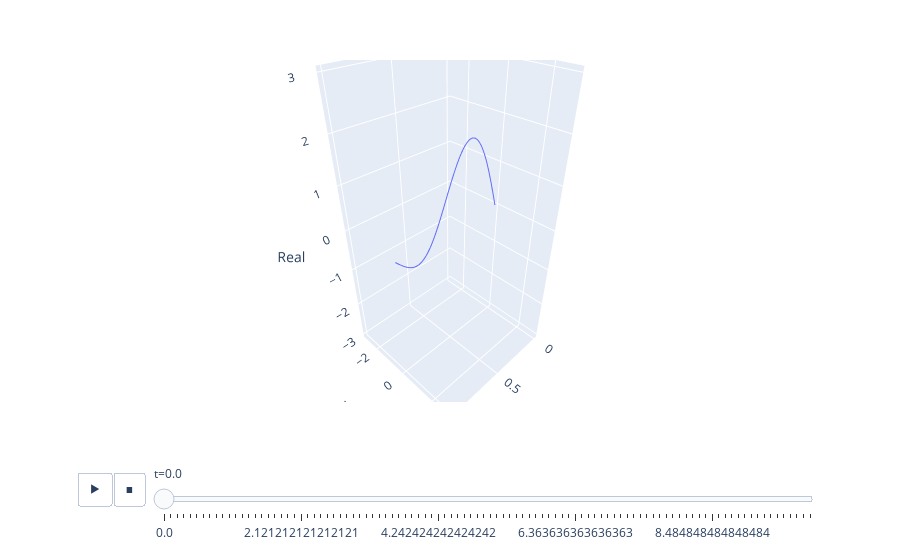

The notebook cell saved with this chart:
### Code cell
fig = px.line_3d(df, x='x', y='Imag', z='Real', labels={'x':'x', 'y':'Real', 'z':'Imag'}, animation_frame="t", range_y=[-ymax,ymax], range_z=[-ymax,ymax])
fig.show()

### Figure 1 — Plotly figure (JSON) as saved in the notebook; plotly's stock layout.template omitted (floating-point values rounded to 4 significant figures)
{"data": [{"hovertemplate": "t=0.0<br>x=%{x}<br>Imag=%{y}<br>Real=%{z}<extra></extra>", "legendgroup": "", "line": {"color": "#636efa", "dash": "solid"}, "marker": {"symbol": "circle"}, "mode": "lines", "name": "", "scene": "scene", "showlegend": false, "type": "scatter3d", "x": [0, 0.0101, 0.0202, 0.0303, 0.0404, 0.05051, 0.06061, 0.07071, 0.08081, 0.09091, 0.101, 0.1111, 0.1212, 0.1313, 0.1414, 0.1515, 0.1616, 0.1717, 0.1818, 0.1919, 0.202, 0.2121, 0.2222, 0.2323, 0.2424, 0.2525, 0.2626, 0.2727, 0.2828, 0.2929, 0.303, 0.3131, 0.3232, 0.3333, 0.3434, 0.3535, 0.3636, 0.3737, 0.3838, 0.3939, 0.404, 0.4141, 0.4242, 0.4343, 0.4444, 0.4545, 0.4646, 0.4747, 0.4848, 0.4949, 0.5051, 0.5152, 0.5253, 0.5354, 0.5455, 0.5556, 0.5657, 0.5758, 0.5859, 0.596, 0.6061, 0.6162, 0.6263, 0.6364, 0.6465, 0.6566, 0.6667, 0.6768, 0.6869, 0.697, 0.7071, 0.7172, 0.7273, 0.7374, 0.7475, 0.7576, 0.7677, 0.7778, 0.7879, 0.798, 0.8081, 0.8182, 0.8283, 0.8384, 0.8485, 0.8586, 0.8687, 0.8788, 0.8889, 0.899, 0.9091, 0.9192, 0.9293, 0.9394, 0.9495, 0.9596, 0.9697, 0.9798, 0.9899, 1], "y": [0, 0, 0, 0, 0, 0, 0, 0, 0, 0, 0, 0, 0, 0, 0, 0, 0, 0, 0, 0, 0, 0, 0, 0, 0, 0, 0, 0, 0, 0, 0, 0, 0, 0, 0, 0, 0, 0, 0, 0, 0, 0, 0, 0, 0, 0, 0, 0, 0, 0, 0, 0, 0, 0, 0, 0, 0, 0, 0, 0, 0, 0, 0, 0, 0, 0, 0, 0, 0, 0, 0, 0, 0, 0, 0, 0, 0, 0, 0, 0, 0, 0, 0, 0, 0, 0, 0, 0, 0, 0, 0, 0, 0, 0, 0, 0, 0, 0, 0, 0], "z": [0, 0.09515, 0.19, 0.2843, 0.3777, 0.47, 0.5609, 0.6501, 0.7373, 0.8224, 0.9049, 0.9848, 1.062, 1.136, 1.206, 1.273, 1.336, 1.395, 1.45, 1.501, 1.548, 1.59, 1.628, 1.661, 1.689, 1.713, 1.731, 1.746, 1.755, 1.76, 1.76, 1.755, 1.746, 1.732, 1.714, 1.692, 1.665, 1.635, 1.601, 1.563, 1.522, 1.478, 1.43, 1.38, 1.327, 1.272, 1.214, 1.155, 1.094, 1.032, 0.9681, 0.9038, 0.8389, 0.7735, 0.7081, 0.6428, 0.5779, 0.5136, 0.4502, 0.3878, 0.3268, 0.2674, 0.2097, 0.1539, 0.1002, 0.04888, -1.57e-16, -0.04627, -0.08978, -0.1304, -0.1681, -0.2027, -0.2341, -0.2623, -0.2872, -0.3088, -0.3271, -0.342, -0.3537, -0.362, -0.3671, -0.369, -0.3678, -0.3635, -0.3563, -0.3464, -0.3337, -0.3184, -0.3008, -0.2809, -0.2589, -0.235, -0.2095, -0.1824, -0.154, -0.1246, -0.0942, -0.06317, -0.0317, -1.225e-16]}], "layout": {"legend": {"tracegroupgap": 0}, "margin": {"t": 60}, "scene": {"domain": {"x": [0, 1], "y": [0, 1]}, "xaxis": {"title": {"text": "x"}}, "yaxis": {"range": [-3.096, 3.096], "title": {"text": "Imag"}}, "zaxis": {"range": [-3.096, 3.096], "title": {"text": "Real"}}}, "sliders": [{"active": 0, "currentvalue": {"prefix": "t="}, "len": 0.9, "pad": {"b": 10, "t": 60}, "steps": [{"args": [["0.0"], {"frame": {"duration": 0, "redraw": true}, "fromcurrent": true, "mode": "immediate", "transition": {"duration": 0, "easing": "linear"}}], "label": "0.0", "method": "animate"}, {"args": [["0.10101010101010101"], {"frame": {"duration": 0, "redraw": true}, "fromcurrent": true, "mode": "immediate", "transition": {"duration": 0, "easing": "linear"}}], "label": "0.10101010101010101", "method": "animate"}, {"args": [["0.20202020202020202"], {"frame": {"duration": 0, "redraw": true}, "fromcurrent": true, "mode": "immediate", "transition": {"duration": 0, "easing": "linear"}}], "label": "0.20202020202020202", "method": "animate"}, {"args": [["0.30303030303030304"], {"frame": {"duration": 0, "redraw": true}, "fromcurrent": true, "mode": "immediate", "transition": {"duration": 0, "easing": "linear"}}], "label": "0.30303030303030304", "method": "animate"}, {"args": [["0.40404040404040403"], {"frame": {"duration": 0, "redraw": true}, "fromcurrent": true, "mode": "immediate", "transition": {"duration": 0, "easing": "linear"}}], "label": "0.40404040404040403", "method": "animate"}, {"args": [["0.5050505050505051"], {"frame": {"duration": 0, "redraw": true}, "fromcurrent": true, "mode": "immediate", "transition": {"duration": 0, "easing": "linear"}}], "label": "0.5050505050505051", "method": "animate"}, {"args": [["0.6060606060606061"], {"frame": {"duration": 0, "redraw": true}, "fromcurrent": true, "mode": "immediate", "transition": {"duration": 0, "easing": "linear"}}], "label": "0.6060606060606061", "method": "animate"}, {"args": [["0.7070707070707071"], {"frame": {"duration": 0, "redraw": true}, "fromcurrent": true, "mode": "immediate", "transition": {"duration": 0, "easing": "linear"}}], "label": "0.7070707070707071", "method": "animate"}, {"args": [["0.8080808080808081"], {"frame": {"duration": 0, "redraw": true}, "fromcurrent": true, "mode": "immediate", "transition": {"duration": 0, "easing": "linear"}}], "label": "0.8080808080808081", "method": "animate"}, {"args": [["0.9090909090909091"], {"frame": {"duration": 0, "redraw": true}, "fromcurrent": true, "mode": "immediate", "transition": {"duration": 0, "easing": "linear"}}], "label": "0.9090909090909091", "method": "animate"}, {"args": [["1.0101010101010102"], {"frame": {"duration": 0, "redraw": true}, "fromcurrent": true, "mode": "immediate", "transition": {"duration": 0, "easing": "linear"}}], "label": "1.0101010101010102", "method": "animate"}, {"args": [["1.1111111111111112"], {"frame": {"duration": 0, "redraw": true}, "fromcurrent": true, "mode": "immediate", "transition": {"duration": 0, "easing": "linear"}}], "label": "1.1111111111111112", "method": "animate"}, {"args": [["1.2121212121212122"], {"frame": {"duration": 0, "redraw": true}, "fromcurrent": true, "mode": "immediate", "transition": {"duration": 0, "easing": "linear"}}], "label": "1.2121212121212122", "method": "animate"}, {"args": [["1.3131313131313131"], {"frame": {"duration": 0, "redraw": true}, "fromcurrent": true, "mode": "immediate", "transition": {"duration": 0, "easing": "linear"}}], "label": "1.3131313131313131", "method": "animate"}, {"args": [["1.4141414141414141"], {"frame": {"duration": 0, "redraw": true}, "fromcurrent": true, "mode": "immediate", "transition": {"duration": 0, "easing": "linear"}}], "label": "1.4141414141414141", "method": "animate"}, {"args": [["1.5151515151515151"], {"frame": {"duration": 0, "redraw": true}, "fromcurrent": true, "mode": "immediate", "transition": {"duration": 0, "easing": "linear"}}], "label": "1.5151515151515151", "method": "animate"}, {"args": [["1.6161616161616161"], {"frame": {"duration": 0, "redraw": true}, "fromcurrent": true, "mode": "immediate", "transition": {"duration": 0, "easing": "linear"}}], "label": "1.6161616161616161", "method": "animate"}, {"args": [["1.7171717171717171"], {"frame": {"duration": 0, "redraw": true}, "fromcurrent": true, "mode": "immediate", "transition": {"duration": 0, "easing": "linear"}}], "label": "1.7171717171717171", "method": "animate"}, {"args": [["1.8181818181818181"], {"frame": {"duration": 0, "redraw": true}, "fromcurrent": true, "mode": "immediate", "transition": {"duration": 0, "easing": "linear"}}], "label": "1.8181818181818181", "method": "animate"}, {"args": [["1.9191919191919191"], {"frame": {"duration": 0, "redraw": true}, "fromcurrent": true, "mode": "immediate", "transition": {"duration": 0, "easing": "linear"}}], "label": "1.9191919191919191", "method": "animate"}, {"args": [["2.0202020202020203"], {"frame": {"duration": 0, "redraw": true}, "fromcurrent": true, "mode": "immediate", "transition": {"duration": 0, "easing": "linear"}}], "label": "2.0202020202020203", "method": "animate"}, {"args": [["2.121212121212121"], {"frame": {"duration": 0, "redraw": true}, "fromcurrent": true, "mode": "immediate", "transition": {"duration": 0, "easing": "linear"}}], "label": "2.121212121212121", "method": "animate"}, {"args": [["2.2222222222222223"], {"frame": {"duration": 0, "redraw": true}, "fromcurrent": true, "mode": "immediate", "transition": {"duration": 0, "easing": "linear"}}], "label": "2.2222222222222223", "method": "animate"}, {"args": [["2.323232323232323"], {"frame": {"duration": 0, "redraw": true}, "fromcurrent": true, "mode": "immediate", "transition": {"duration": 0, "easing": "linear"}}], "label": "2.323232323232323", "method": "animate"}, {"args": [["2.4242424242424243"], {"frame": {"duration": 0, "redraw": true}, "fromcurrent": true, "mode": "immediate", "transition": {"duration": 0, "easing": "linear"}}], "label": "2.4242424242424243", "method": "animate"}, {"args": [["2.525252525252525"], {"frame": {"duration": 0, "redraw": true}, "fromcurrent": true, "mode": "immediate", "transition": {"duration": 0, "easing": "linear"}}], "label": "2.525252525252525", "method": "animate"}, {"args": [["2.6262626262626263"], {"frame": {"duration": 0, "redraw": true}, "fromcurrent": true, "mode": "immediate", "transition": {"duration": 0, "easing": "linear"}}], "label": "2.6262626262626263", "method": "animate"}, {"args": [["2.727272727272727"], {"frame": {"duration": 0, "redraw": true}, "fromcurrent": true, "mode": "immediate", "transition": {"duration": 0, "easing": "linear"}}], "label": "2.727272727272727", "method": "animate"}, {"args": [["2.8282828282828283"], {"frame": {"duration": 0, "redraw": true}, "fromcurrent": true, "mode": "immediate", "transition": {"duration": 0, "easing": "linear"}}], "label": "2.8282828282828283", "method": "animate"}, {"args": [["2.929292929292929"], {"frame": {"duration": 0, "redraw": true}, "fromcurrent": true, "mode": "immediate", "transition": {"duration": 0, "easing": "linear"}}], "label": "2.929292929292929", "method": "animate"}, {"args": [["3.0303030303030303"], {"frame": {"duration": 0, "redraw": true}, "fromcurrent": true, "mode": "immediate", "transition": {"duration": 0, "easing": "linear"}}], "label": "3.0303030303030303", "method": "animate"}, {"args": [["3.131313131313131"], {"frame": {"duration": 0, "redraw": true}, "fromcurrent": true, "mode": "immediate", "transition": {"duration": 0, "easing": "linear"}}], "label": "3.131313131313131", "method": "animate"}, {"args": [["3.2323232323232323"], {"frame": {"duration": 0, "redraw": true}, "fromcurrent": true, "mode": "immediate", "transition": {"duration": 0, "easing": "linear"}}], "label": "3.2323232323232323", "method": "animate"}, {"args": [["3.3333333333333335"], {"frame": {"duration": 0, "redraw": true}, "fromcurrent": true, "mode": "immediate", "transition": {"duration": 0, "easing": "linear"}}], "label": "3.3333333333333335", "method": "animate"}, {"args": [["3.4343434343434343"], {"frame": {"duration": 0, "redraw": true}, "fromcurrent": true, "mode": "immediate", "transition": {"duration": 0, "easing": "linear"}}], "label": "3.4343434343434343", "method": "animate"}, {"args": [["3.5353535353535355"], {"frame": {"duration": 0, "redraw": true}, "fromcurrent": true, "mode": "immediate", "transition": {"duration": 0, "easing": "linear"}}], "label": "3.5353535353535355", "method": "animate"}, {"args": [["3.6363636363636362"], {"frame": {"duration": 0, "redraw": true}, "fromcurrent": true, "mode": "immediate", "transition": {"duration": 0, "easing": "linear"}}], "label": "3.6363636363636362", "method": "animate"}, {"args": [["3.7373737373737375"], {"frame": {"duration": 0, "redraw": true}, "fromcurrent": true, "mode": "immediate", "transition": {"duration": 0, "easing": "linear"}}], "label": "3.7373737373737375", "method": "animate"}, {"args": [["3.8383838383838382"], {"frame": {"duration": 0, "redraw": true}, "fromcurrent": true, "mode": "immediate", "transition": {"duration": 0, "easing": "linear"}}], "label": "3.8383838383838382", "method": "animate"}, {"args": [["3.9393939393939394"], {"frame": {"duration": 0, "redraw": true}, "fromcurrent": true, "mode": "immediate", "transition": {"duration": 0, "easing": "linear"}}], "label": "3.9393939393939394", "method": "animate"}, {"args": [["4.040404040404041"], {"frame": {"duration": 0, "redraw": true}, "fromcurrent": true, "mode": "immediate", "transition": {"duration": 0, "easing": "linear"}}], "label": "4.040404040404041", "method": "animate"}, {"args": [["4.141414141414141"], {"frame": {"duration": 0, "redraw": true}, "fromcurrent": true, "mode": "immediate", "transition": {"duration": 0, "easing": "linear"}}], "label": "4.141414141414141", "method": "animate"}, {"args": [["4.242424242424242"], {"frame": {"duration": 0, "redraw": true}, "fromcurrent": true, "mode": "immediate", "transition": {"duration": 0, "easing": "linear"}}], "label": "4.242424242424242", "method": "animate"}, {"args": [["4.343434343434343"], {"frame": {"duration": 0, "redraw": true}, "fromcurrent": true, "mode": "immediate", "transition": {"duration": 0, "easing": "linear"}}], "label": "4.343434343434343", "method": "animate"}, {"args": [["4.444444444444445"], {"frame": {"duration": 0, "redraw": true}, "fromcurrent": true, "mode": "immediate", "transition": {"duration": 0, "easing": "linear"}}], "label": "4.444444444444445", "method": "animate"}, {"args": [["4.545454545454545"], {"frame": {"duration": 0, "redraw": true}, "fromcurrent": true, "mode": "immediate", "transition": {"duration": 0, "easing": "linear"}}], "label": "4.545454545454545", "method": "animate"}, {"args": [["4.646464646464646"], {"frame": {"duration": 0, "redraw": true}, "fromcurrent": true, "mode": "immediate", "transition": {"duration": 0, "easing": "linear"}}], "label": "4.646464646464646", "method": "animate"}, {"args": [["4.747474747474747"], {"frame": {"duration": 0, "redraw": true}, "fromcurrent": true, "mode": "immediate", "transition": {"duration": 0, "easing": "linear"}}], "label": "4.747474747474747", "method": "animate"}, {"args": [["4.848484848484849"], {"frame": {"duration": 0, "redraw": true}, "fromcurrent": true, "mode": "immediate", "transition": {"duration": 0, "easing": "linear"}}], "label": "4.848484848484849", "method": "animate"}, {"args": [["4.94949494949495"], {"frame": {"duration": 0, "redraw": true}, "fromcurrent": true, "mode": "immediate", "transition": {"duration": 0, "easing": "linear"}}], "label": "4.94949494949495", "method": "animate"}, {"args": [["5.05050505050505"], {"frame": {"duration": 0, "redraw": true}, "fromcurrent": true, "mode": "immediate", "transition": {"duration": 0, "easing": "linear"}}], "label": "5.05050505050505", "method": "animate"}, {"args": [["5.151515151515151"], {"frame": {"duration": 0, "redraw": true}, "fromcurrent": true, "mode": "immediate", "transition": {"duration": 0, "easing": "linear"}}], "label": "5.151515151515151", "method": "animate"}, {"args": [["5.252525252525253"], {"frame": {"duration": 0, "redraw": true}, "fromcurrent": true, "mode": "immediate", "transition": {"duration": 0, "easing": "linear"}}], "label": "5.252525252525253", "method": "animate"}, {"args": [["5.353535353535354"], {"frame": {"duration": 0, "redraw": true}, "fromcurrent": true, "mode": "immediate", "transition": {"duration": 0, "easing": "linear"}}], "label": "5.353535353535354", "method": "animate"}, {"args": [["5.454545454545454"], {"frame": {"duration": 0, "redraw": true}, "fromcurrent": true, "mode": "immediate", "transition": {"duration": 0, "easing": "linear"}}], "label": "5.454545454545454", "method": "animate"}, {"args": [["5.555555555555555"], {"frame": {"duration": 0, "redraw": true}, "fromcurrent": true, "mode": "immediate", "transition": {"duration": 0, "easing": "linear"}}], "label": "5.555555555555555", "method": "animate"}, {"args": [["5.656565656565657"], {"frame": {"duration": 0, "redraw": true}, "fromcurrent": true, "mode": "immediate", "transition": {"duration": 0, "easing": "linear"}}], "label": "5.656565656565657", "method": "animate"}, {"args": [["5.757575757575758"], {"frame": {"duration": 0, "redraw": true}, "fromcurrent": true, "mode": "immediate", "transition": {"duration": 0, "easing": "linear"}}], "label": "5.757575757575758", "method": "animate"}, {"args": [["5.858585858585858"], {"frame": {"duration": 0, "redraw": true}, "fromcurrent": true, "mode": "immediate", "transition": {"duration": 0, "easing": "linear"}}], "label": "5.858585858585858", "method": "animate"}, {"args": [["5.959595959595959"], {"frame": {"duration": 0, "redraw": true}, "fromcurrent": true, "mode": "immediate", "transition": {"duration": 0, "easing": "linear"}}], "label": "5.959595959595959", "method": "animate"}, {"args": [["6.0606060606060606"], {"frame": {"duration": 0, "redraw": true}, "fromcurrent": true, "mode": "immediate", "transition": {"duration": 0, "easing": "linear"}}], "label": "6.0606060606060606", "method": "animate"}, {"args": [["6.161616161616162"], {"frame": {"duration": 0, "redraw": true}, "fromcurrent": true, "mode": "immediate", "transition": {"duration": 0, "easing": "linear"}}], "label": "6.161616161616162", "method": "animate"}, {"args": [["6.262626262626262"], {"frame": {"duration": 0, "redraw": true}, "fromcurrent": true, "mode": "immediate", "transition": {"duration": 0, "easing": "linear"}}], "label": "6.262626262626262", "method": "animate"}, {"args": [["6.363636363636363"], {"frame": {"duration": 0, "redraw": true}, "fromcurrent": true, "mode": "immediate", "transition": {"duration": 0, "easing": "linear"}}], "label": "6.363636363636363", "method": "animate"}, {"args": [["6.4646464646464645"], {"frame": {"duration": 0, "redraw": true}, "fromcurrent": true, "mode": "immediate", "transition": {"duration": 0, "easing": "linear"}}], "label": "6.4646464646464645", "method": "animate"}, {"args": [["6.565656565656566"], {"frame": {"duration": 0, "redraw": true}, "fromcurrent": true, "mode": "immediate", "transition": {"duration": 0, "easing": "linear"}}], "label": "6.565656565656566", "method": "animate"}, {"args": [["6.666666666666667"], {"frame": {"duration": 0, "redraw": true}, "fromcurrent": true, "mode": "immediate", "transition": {"duration": 0, "easing": "linear"}}], "label": "6.666666666666667", "method": "animate"}, {"args": [["6.767676767676767"], {"frame": {"duration": 0, "redraw": true}, "fromcurrent": true, "mode": "immediate", "transition": {"duration": 0, "easing": "linear"}}], "label": "6.767676767676767", "method": "animate"}, {"args": [["6.8686868686868685"], {"frame": {"duration": 0, "redraw": true}, "fromcurrent": true, "mode": "immediate", "transition": {"duration": 0, "easing": "linear"}}], "label": "6.8686868686868685", "method": "animate"}, {"args": [["6.96969696969697"], {"frame": {"duration": 0, "redraw": true}, "fromcurrent": true, "mode": "immediate", "transition": {"duration": 0, "easing": "linear"}}], "label": "6.96969696969697", "method": "animate"}, {"args": [["7.070707070707071"], {"frame": {"duration": 0, "redraw": true}, "fromcurrent": true, "mode": "immediate", "transition": {"duration": 0, "easing": "linear"}}], "label": "7.070707070707071", "method": "animate"}, {"args": [["7.171717171717171"], {"frame": {"duration": 0, "redraw": true}, "fromcurrent": true, "mode": "immediate", "transition": {"duration": 0, "easing": "linear"}}], "label": "7.171717171717171", "method": "animate"}, {"args": [["7.2727272727272725"], {"frame": {"duration": 0, "redraw": true}, "fromcurrent": true, "mode": "immediate", "transition": {"duration": 0, "easing": "linear"}}], "label": "7.2727272727272725", "method": "animate"}, {"args": [["7.373737373737374"], {"frame": {"duration": 0, "redraw": true}, "fromcurrent": true, "mode": "immediate", "transition": {"duration": 0, "easing": "linear"}}], "label": "7.373737373737374", "method": "animate"}, {"args": [["7.474747474747475"], {"frame": {"duration": 0, "redraw": true}, "fromcurrent": true, "mode": "immediate", "transition": {"duration": 0, "easing": "linear"}}], "label": "7.474747474747475", "method": "animate"}, {"args": [["7.575757575757575"], {"frame": {"duration": 0, "redraw": true}, "fromcurrent": true, "mode": "immediate", "transition": {"duration": 0, "easing": "linear"}}], "label": "7.575757575757575", "method": "animate"}, {"args": [["7.6767676767676765"], {"frame": {"duration": 0, "redraw": true}, "fromcurrent": true, "mode": "immediate", "transition": {"duration": 0, "easing": "linear"}}], "label": "7.6767676767676765", "method": "animate"}, {"args": [["7.777777777777778"], {"frame": {"duration": 0, "redraw": true}, "fromcurrent": true, "mode": "immediate", "transition": {"duration": 0, "easing": "linear"}}], "label": "7.777777777777778", "method": "animate"}, {"args": [["7.878787878787879"], {"frame": {"duration": 0, "redraw": true}, "fromcurrent": true, "mode": "immediate", "transition": {"duration": 0, "easing": "linear"}}], "label": "7.878787878787879", "method": "animate"}, {"args": [["7.979797979797979"], {"frame": {"duration": 0, "redraw": true}, "fromcurrent": true, "mode": "immediate", "transition": {"duration": 0, "easing": "linear"}}], "label": "7.979797979797979", "method": "animate"}, {"args": [["8.080808080808081"], {"frame": {"duration": 0, "redraw": true}, "fromcurrent": true, "mode": "immediate", "transition": {"duration": 0, "easing": "linear"}}], "label": "8.080808080808081", "method": "animate"}, {"args": [["8.181818181818182"], {"frame": {"duration": 0, "redraw": true}, "fromcurrent": true, "mode": "immediate", "transition": {"duration": 0, "easing": "linear"}}], "label": "8.181818181818182", "method": "animate"}, {"args": [["8.282828282828282"], {"frame": {"duration": 0, "redraw": true}, "fromcurrent": true, "mode": "immediate", "transition": {"duration": 0, "easing": "linear"}}], "label": "8.282828282828282", "method": "animate"}, {"args": [["8.383838383838384"], {"frame": {"duration": 0, "redraw": true}, "fromcurrent": true, "mode": "immediate", "transition": {"duration": 0, "easing": "linear"}}], "label": "8.383838383838384", "method": "animate"}, {"args": [["8.484848484848484"], {"frame": {"duration": 0, "redraw": true}, "fromcurrent": true, "mode": "immediate", "transition": {"duration": 0, "easing": "linear"}}], "label": "8.484848484848484", "method": "animate"}, {"args": [["8.585858585858587"], {"frame": {"duration": 0, "redraw": true}, "fromcurrent": true, "mode": "immediate", "transition": {"duration": 0, "easing": "linear"}}], "label": "8.585858585858587", "method": "animate"}, {"args": [["8.686868686868687"], {"frame": {"duration": 0, "redraw": true}, "fromcurrent": true, "mode": "immediate", "transition": {"duration": 0, "easing": "linear"}}], "label": "8.686868686868687", "method": "animate"}, {"args": [["8.787878787878787"], {"frame": {"duration": 0, "redraw": true}, "fromcurrent": true, "mode": "immediate", "transition": {"duration": 0, "easing": "linear"}}], "label": "8.787878787878787", "method": "animate"}, {"args": [["8.88888888888889"], {"frame": {"duration": 0, "redraw": true}, "fromcurrent": true, "mode": "immediate", "transition": {"duration": 0, "easing": "linear"}}], "label": "8.88888888888889", "method": "animate"}, {"args": [["8.98989898989899"], {"frame": {"duration": 0, "redraw": true}, "fromcurrent": true, "mode": "immediate", "transition": {"duration": 0, "easing": "linear"}}], "label": "8.98989898989899", "method": "animate"}, {"args": [["9.09090909090909"], {"frame": {"duration": 0, "redraw": true}, "fromcurrent": true, "mode": "immediate", "transition": {"duration": 0, "easing": "linear"}}], "label": "9.09090909090909", "method": "animate"}, {"args": [["9.191919191919192"], {"frame": {"duration": 0, "redraw": true}, "fromcurrent": true, "mode": "immediate", "transition": {"duration": 0, "easing": "linear"}}], "label": "9.191919191919192", "method": "animate"}, {"args": [["9.292929292929292"], {"frame": {"duration": 0, "redraw": true}, "fromcurrent": true, "mode": "immediate", "transition": {"duration": 0, "easing": "linear"}}], "label": "9.292929292929292", "method": "animate"}, {"args": [["9.393939393939394"], {"frame": {"duration": 0, "redraw": true}, "fromcurrent": true, "mode": "immediate", "transition": {"duration": 0, "easing": "linear"}}], "label": "9.393939393939394", "method": "animate"}, {"args": [["9.494949494949495"], {"frame": {"duration": 0, "redraw": true}, "fromcurrent": true, "mode": "immediate", "transition": {"duration": 0, "easing": "linear"}}], "label": "9.494949494949495", "method": "animate"}, {"args": [["9.595959595959595"], {"frame": {"duration": 0, "redraw": true}, "fromcurrent": true, "mode": "immediate", "transition": {"duration": 0, "easing": "linear"}}], "label": "9.595959595959595", "method": "animate"}, {"args": [["9.696969696969697"], {"frame": {"duration": 0, "redraw": true}, "fromcurrent": true, "mode": "immediate", "transition": {"duration": 0, "easing": "linear"}}], "label": "9.696969696969697", "method": "animate"}, {"args": [["9.797979797979798"], {"frame": {"duration": 0, "redraw": true}, "fromcurrent": true, "mode": "immediate", "transition": {"duration": 0, "easing": "linear"}}], "label": "9.797979797979798", "method": "animate"}, {"args": [["9.8989898989899"], {"frame": {"duration": 0, "redraw": true}, "fromcurrent": true, "mode": "immediate", "transition": {"duration": 0, "easing": "linear"}}], "label": "9.8989898989899", "method": "animate"}, {"args": [["10.0"], {"frame": {"duration": 0, "redraw": true}, "fromcurrent": true, "mode": "immediate", "transition": {"duration": 0, "easing": "linear"}}], "label": "10.0", "method": "animate"}], "x": 0.1, "xanchor": "left", "y": 0, "yanchor": "top"}], "updatemenus": [{"buttons": [{"args": [null, {"frame": {"duration": 500, "redraw": true}, "fromcurrent": true, "mode": "immediate", "transition": {"duration": 500, "easing": "linear"}}], "label": "&#9654;", "method": "animate"}, {"args": [[null], {"frame": {"duration": 0, "redraw": true}, "fromcurrent": true, "mode": "immediate", "transition": {"duration": 0, "easing": "linear"}}], "label": "&#9724;", "method": "animate"}], "direction": "left", "pad": {"r": 10, "t": 70}, "showactive": false, "type": "buttons", "x": 0.1, "xanchor": "right", "y": 0, "yanchor": "top"}]}}
